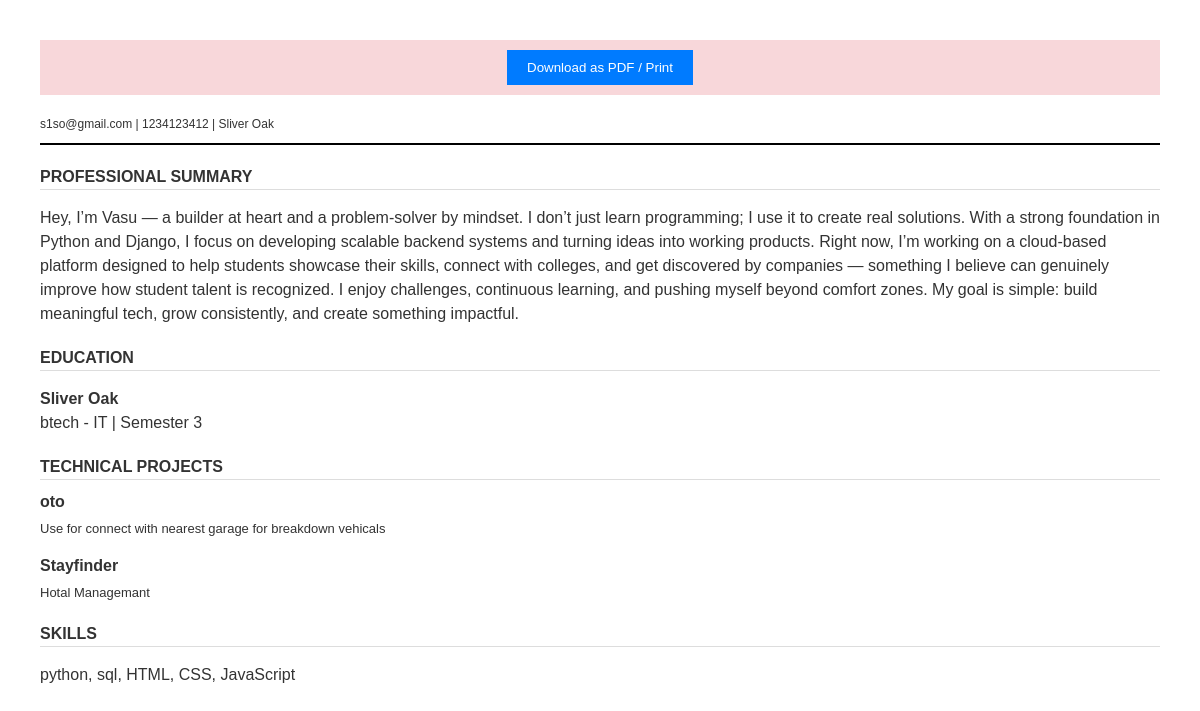
The app's page /student/generate-resume/ (signed in) with its own data.
### students/models.py (models this page shows, shortened)
class StudentProfile(models.Model):
    user = models.OneToOneField(settings.AUTH_USER_MODEL, on_delete=models.CASCADE, related_name='student_profile')
    college = models.ForeignKey(College, on_delete=models.CASCADE)
    department = models.ForeignKey(Department, on_delete=models.CASCADE)
    enrollment_number = models.CharField(max_length=20)
    bio = models.TextField(blank=True, null=True, help_text="Short professional summary")
    education_details = models.TextField(blank=True, null=True, help_text="e.g. B.Tech in Computer Science")
    skills_csv = models.CharField(max_length=500, blank=True, null=True, help_text="Comma separated skills like: Django, React, Python")
    job_title = models.CharField(max_length=100, blank=True, null=True, default="Software Developer")
    birthday = models.DateField(blank=True, null=True, help_text="Format: YYYY-MM-DD")
    location = models.CharField(max_length=200, blank=True, null=True, help_text="e.g. Gandhinagar, Gujarat, India")
    THEME_CHOICES = (
        ('modern', 'Modern Business'),
        ('minimal', 'Clean Minimalist'),
        ('hacker', 'Terminal Developer'),
    )
    portfolio_theme = models.CharField(max_length=20, choices=THEME_CHOICES, default='modern')
    semester = models.IntegerField(default=1)
    pending_semester = models.IntegerField(blank=True, null=True)
    mentor = models.ForeignKey(
        settings.AUTH_USER_MODEL,
        on_delete=models.SET_NULL, null=True, blank=True,
        related_name='mentored_students',
        limit_choices_to={'role': 'FACULTY'}
    )
    github_url = models.URLField(blank=True, null=True)
    linkedin_url = models.URLField(blank=True, null=True)
    resume = models.FileField(upload_to='resumes/', blank=True, null=True)
    is_profile_public = models.BooleanField(default=False)

class Project(models.Model):
    student = models.ForeignKey(StudentProfile, on_delete=models.CASCADE, related_name='projects')
    title = models.CharField(max_length=200)
    description = models.TextField()
    is_public = models.BooleanField(default=True)
    cover_image = models.ImageField(upload_to='project_covers/', blank=True, null=True)
    video_demo = models.FileField(upload_to='project_videos/', blank=True, null=True)
    github_repo_link = models.URLField(blank=True)
    source_code_zip = models.FileField(upload_to='project_code/', blank=True, null=True)
    is_verified = models.BooleanField(default=False)
    verified_by = models.ForeignKey(settings.AUTH_USER_MODEL, on_delete=models.SET_NULL, null=True, blank=True, related_name='verified_projects')
    faculty_remarks = models.TextField(blank=True, null=True)
    needs_revision = models.BooleanField(default=False)

### accounts/models.py (models this page shows, shortened)
class User(AbstractUser):
    class Role(models.TextChoices):
        ADMIN = "ADMIN", "Admin"
        HOD = "HOD", "HOD"
        FACULTY = "FACULTY", "Faculty"
        STUDENT = "STUDENT", "Student"
        RECRUITER = "RECRUITER", "Recruiter"
    base_role = Role.ADMIN
    role = models.CharField(max_length=50, choices=Role.choices)
    profile_pic = models.ImageField(upload_to='profile_pics/', blank=True, null=True)
    phone_number = models.CharField(max_length=15, blank=True, null=True)
    is_verified = models.BooleanField(default=False)
    profile_pic = models.ImageField(upload_to='profile_pics/', default='default.jpg', blank=True, null=True)

### college/models.py (models this page shows, shortened)
class College(models.Model):
    name = models.CharField(max_length=255)
    address = models.TextField()
    website = models.URLField(blank=True)

### students/views.py (the view)
# urls.py: path('generate-resume/', views.generate_resume, name='generate_resume'),
@login_required
def generate_resume(request):
    profile = request.user.student_profile
    projects = Project.objects.filter(student=profile, is_verified=True)[:3] # Top 3 projects
    return render(request, 'students/resume_template.html', {
        'profile': profile,
        'projects': projects,
    })

### accounts/context_processors.py (called while the page is built)
def user_notifications(request):
    if request.user.is_authenticated:
        unread = request.user.notifications.filter(is_read=False)
        return {'unread_notifications': unread, 'unread_count': unread.count()}
    return {}

### templates/students/resume_template.html (shortened to what this page needs)
<!DOCTYPE html>
<html>
<head>
</head>
<body>
    <div class="no-print" style="background: #f8d7da; padding: 10px; text-align: center; margin-bottom: 20px;">
        <button onclick="window.print()" style="padding: 10px 20px; background: #007bff; color: white; border: none; cursor: pointer;">
            Download as PDF / Print
        </button>
    </div>
    <div class="resume-header">
        <div class="contact-info">
            {{ profile.user.email }} | {{ profile.user.phone_number }} | {{ profile.college.name }}
        </div>
    </div>
    <div class="section-title">Professional Summary</div>
    <p>{{ profile.bio }}</p>
    <div class="section-title">Education</div>
    <p><strong>{{ profile.college.name }}</strong><br>
    {{ profile.education_details }} | Semester {{ profile.semester }}</p>
    <div class="section-title">Technical Projects</div>
    {% for project in projects %}
    <div class="project-item">
        <span class="project-title">{{ project.title }}</span>
        <p style="font-size: 13px; margin: 5px 0;">{{ project.description|truncatewords:40 }}</p>
    </div>
    {% endfor %}
    <div class="section-title">Skills</div>
    <p>{{ profile.skills_csv }}</p>
</body>
</html>

### templates/students/resume_template.html (style rules this page uses)
body { font-family: 'Arial', sans-serif; line-height: 1.5; color: #333; margin: 0; padding: 40px; }
.resume-header { border-bottom: 2px solid #000; padding-bottom: 10px; margin-bottom: 20px; }
.contact-info { font-size: 12px; }
.section-title { font-weight: bold; text-transform: uppercase; border-bottom: 1px solid #ddd; margin: 20px 0 10px 0; }
.project-item { margin-bottom: 15px; }
.project-title { font-weight: bold; }

### records on screen
StudentProfile: user.email "s1so@gmail.com", user.phone_number "1234123412", college.name "Sliver Oak", bio "Hey, I’m Vasu — a builder at heart and a problem-solver by mindset. I don’t just learn programming; I use it to create real solutions. With a strong foundation in Python and Django, I focus on developing scalable backend systems and turning ideas into working products. Right now, I’m working on a cloud-based platform designed to help students showcase their skills, connect with colleges, and get discovered by companies — something I believe can genuinely improve how student talent is recognized. I enjoy challenges, continuous learning, and pushing myself beyond comfort zones. My goal is simple: build meaningful tech, grow consistently, and create something impactful.", education_details "btech - IT", semester "3", skills_csv "python, sql, HTML, CSS, JavaScript"
Project: title "oto", description "Use for connect with nearest garage for breakdown vehicals"
Project: title "Stayfinder", description "Hotal Managemant"
